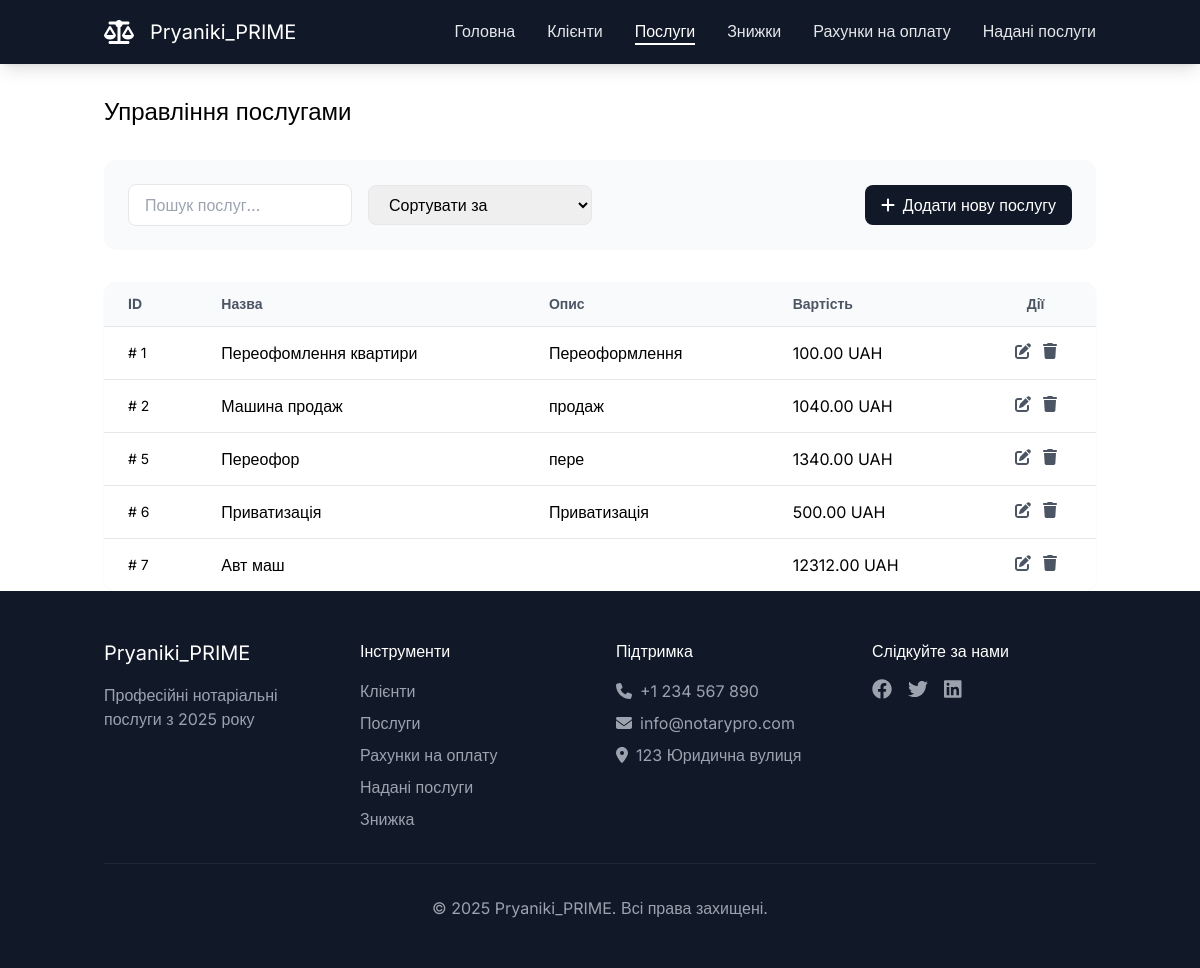
Page /services (signed in) on the committed database.
### RealAgency/models.py (models this page shows)
class Service(models.Model):
    name = models.CharField(max_length=255)
    description = models.CharField(max_length=255)
    unit = models.CharField(max_length=255)
    price = models.DecimalField(max_digits=19, decimal_places=2)

### RealAgency/views.py (the view)
        def _wrapped_view(request, *args, **kwargs):
            if not request.user.is_authenticated:
                return redirect('login')
            if not any(group.name in roles for group in request.user.groups.all()):
                raise PermissionDenied("You are not permitted to perform this action.")
            return view_func(request, *args, **kwargs)

### RealAgency/views.py (called while the page is built)
def role_required(roles):
    def decorator(view_func):
        def _wrapped_view(request, *args, **kwargs):
            if not request.user.is_authenticated:
                return redirect('login')
            if not any(group.name in roles for group in request.user.groups.all()):
                raise PermissionDenied("You are not permitted to perform this action.")
            return view_func(request, *args, **kwargs)
        return _wrapped_view
    return decorator

### templates/services/main.html (shortened to what this page needs)
{% extends "base.html" %}
{% block content %}
<main id="main" class="pt-24">
            <div class="container mx-auto px-4">
                <div id="services-header" class="flex justify-between items-center mb-8">
                    <h1 class="text-2xl">Управління послугами</h1>
                </div>
                <div id="services-filters" class="bg-neutral-50 p-6 rounded-xl mb-8 grid grid-cols-4 gap-4 items-center">
                    <input type="text" id="search-input" placeholder="Пошук послуг..." value="{{ search_query }}"
    class="border border-neutral-200 rounded-lg px-4 py-2" />
                    <select id="sort-select" class="border border-neutral-200 rounded-lg px-4 py-2">
                        <option value="">Сортувати за</option>
                    </select>
                    <div class="col-span-2 flex justify-end">
                        <button
                                {% if "Manager" in user_groups %} style="display:block;" {% else %} style="display:none;" {% endif %}
                                id="add-service" class="bg-neutral-900 text-white px-4 py-2 rounded-lg hover:bg-neutral-800">
                            <i class="fa-solid fa-plus mr-2"></i>Додати нову послугу
                        </button>
                    </div>
                </div>
                <div id="services-table" class="bg-white rounded-xl shadow-sm overflow-hidden">
                    <table class="w-full">
                        <thead class="bg-neutral-50 border-b border-neutral-200">
                            <tr>
                                <th class="px-6 py-3 text-left text-sm text-neutral-600">ID</th>
                                <th class="px-6 py-3 text-left text-sm text-neutral-600">Назва</th>
                                <th class="px-6 py-3 text-left text-sm text-neutral-600">Опис</th>
                                <th class="px-6 py-3 text-left text-sm text-neutral-600">Вартість</th>
                                <th
                                        {% if "Manager" in user_groups %} style="display:block;" {% else %} style="display:none;" {% endif %}
                                        class="px-6 py-3 text-central text-sm text-neutral-600">Дії</th>
                            </tr>
                        </thead>
                        <tbody class="divide-y divide-neutral-200">
                            {% for service in services %}
                                <tr class="hover:bg-neutral-50">
                                <td class="px-6 py-4 text-sm"># {{ service.id }}</td>
                                <td class="px-6 py-4">{{ service.name }}</td>
                                <td class="px-6 py-4">{{ service.description }}</td>
                                <td class="px-6 py-4 text-left">{{ service.price }} UAH</td>
                                <td class="px-6 py-4"
                                        {% if "Manager" in user_groups %} style="display:block;" {% else %} style="display:none;" {% endif %}>
                                    <div class="flex justify-center space-x-3">
                                        <button class="edit-service text-neutral-600 hover:text-neutral-900"
                                                data-id="{{ service.id }}"
                                                data-name="{{ service.name }}"
                                                data-description="{{ service.description }}"
                                                data-price="{{ service.price }}">
                                            <i class="fa-solid fa-pen-to-square"></i>
                                        </button>
                                        <button class="delete-service text-neutral-600 hover:text-neutral-900"
                                                data-id="{{ service.id }}">
                                            <i class="fa-solid fa-trash"></i>
                                        </button>
                                    </div>
                                </td>
                                </tr>
                            {% endfor %}
                        </tbody>
                    </table>
                </div>
            </div>
        </main>
        {% include "services/modal_service.html" %}
{% endblock %}

### templates/base.html (style rules this page uses)
* { font-family: "Inter", sans-serif; }

### rows in the picture
Service: id "1", name "Переофомлення квартири", description "Переоформлення", price "100.00"
Service: id "2", name "Машина продаж", description "продаж", price "1040.00"
Service: id "5", name "Переофор", description "пере", price "1340.00"
Service: id "6", name "Приватизація", description "Приватизація", price "500.00"
Service: id "7", name "Авт маш", price "12312.00"
